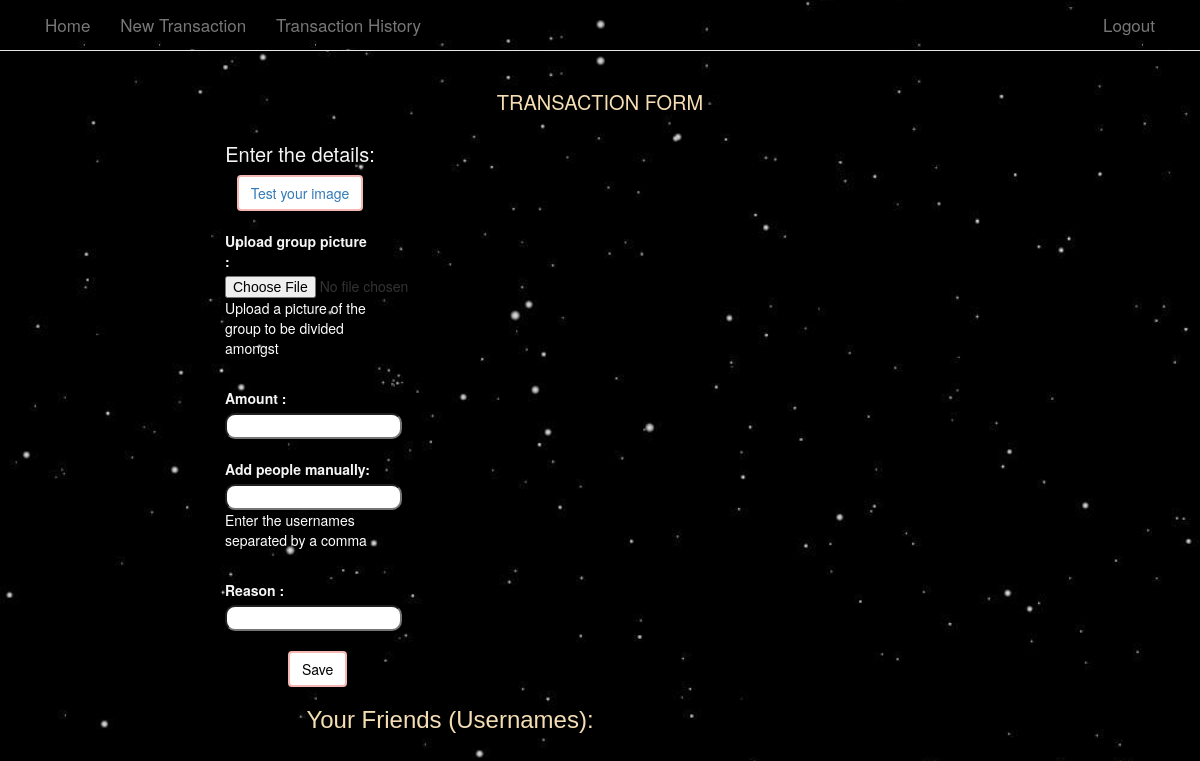
Page /transaction/ (signed in) on the earlier database version.
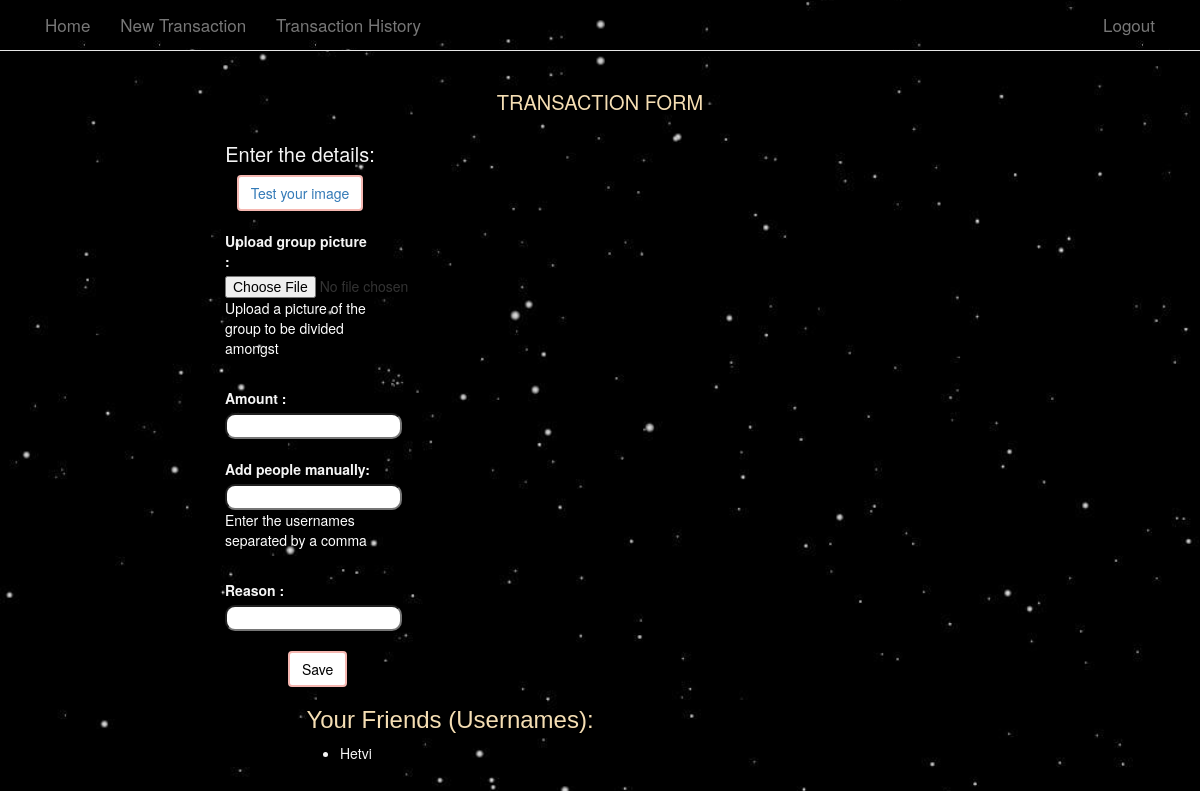
Same page on the later database version.
### webapp/models.py (models this page shows, shortened)
class Transaction_Pairs(models.Model):
    person1=models.CharField(max_length=264)
    person2=models.CharField(max_length=264)
    amount=models.FloatField(null=True)
    grp_pic=models.ImageField(upload_to='profile_pics',blank=True,default= "default.jpg")

### webapp/views.py (the view)
# urls.py: url(r'transaction/$',views.transaction,name='transaction'),
def transaction(request):
    numpeople=0
    amt=0
    progress=False
    ifimage=False
    if request.method == "POST":
        transact_form=TransactionForm(request.POST,request.FILES)
        print(transact_form.errors)
        if transact_form.is_valid():
            reason=request.POST["reason"]
            if 'grp_pic' in request.FILES:
                print("Found grp_pic")
                img=request.FILES['grp_pic']
                ifimage=True
            progress=True
            person1_=request.user.get_username()
            amt=request.POST["amount"]
            amt1=float(amt)
            people=request.POST["people"]
            if ifimage == True:
                user_list=face_rec.compare(img)
            else:
                user_list=[]
            if(request.user.get_username() in user_list):
                user_list.remove(request.user.get_username())
            a=0
            for x in range(0,len(people)):
                if people[x]==',':
                    temp=people[a:x]
                    a=x + 1
                    if(temp not in user_list):
                        user_list.append(temp)
                    temp=""
            if(people[a:] not in user_list):
                user_list.append(people[a:])
            print(user_list)
            numpeople_=len(user_list)+1
            for i in range(1,numpeople_):
                person2_=user_list[i-1]
                contrib=(amt1)/float(numpeople_)
                t_pair_count = Transaction_Pairs.objects.filter(person1=person1_,person2=person2_).count() + Transaction_Pairs.objects.filter(person1=person2_,person2=person1_).count()
                if t_pair_count==1:
                    if Transaction_Pairs.objects.filter(person1=person2_,person2=request.user.get_username()).count()==0:
                        obj=Transaction_Pairs.objects.get(person1=request.user.get_username(),person2=person2_,)
                        flag=1
                    else:
                        obj=Transaction_Pairs.objects.get(person1=person2_,person2=request.user.get_username())
                        flag=0
                    if flag==1:
                        famt1=float(obj.amount)
                    elif flag==0:
                        famt1=-float(obj.amount)
                    amt_=float(obj.amount)
                    if flag==1:
                        amt_+=contrib
                        obj.amount=amt_
                    elif flag==0:
                        famt1+=contrib
                        obj.amount=famt1*(-1.0)
                        if obj.amount<0:
                            temp=obj.person1
                            obj.person1=obj.person2
                            obj.person2=temp
                            obj.amount=famt1
                    if ifimage==True:
                        obj.grp_pic=img
                    obj.save()
                    t_pair_count=0
                elif t_pair_count==0:
                    if ifimage==True:
                        transact=Transaction_Pairs(person1=person1_,person2=person2_,amount=contrib,grp_pic=img)
                        transact.save()
                        t_pair_count=0
                    else:
                        transact=Transaction_Pairs(person1=person1_,person2=person2_,amount=contrib)
                        transact.save()
                        t_pair_count=0
                else:
                    break
                history=Transaction_history(person1=person1_,person2=person2_,reason=reason,amount=contrib)
                history.save()
        return redirect('index')
    else:
        transact_form=TransactionForm()
        datap= Transaction_Pairs.objects.filter(person1=request.user.get_username())
        dataopp= Transaction_Pairs.objects.filter(person2=request.user.get_username())
        return render(request,'transaction.html',{'transact_form':transact_form,'progress':progress,"datap":datap,"dataopp":dataopp})

### webapp/forms.py
class TransactionForm(forms.ModelForm):
    people=forms.CharField(widget=forms.TextInput(attrs={'class':'inputField'}))
    reason=forms.CharField(widget=forms.TextInput(attrs={'class':'inputField'}))
    class Meta():
        model=Transaction_Pairs
        fields=('amount','grp_pic',)

### templates/transaction.html (shortened to what this page needs)
{% extends "base.html" %}
{% load static %}
{% block body_block %}
<link rel="stylesheet" type="text/css" href="{% static 'css/transaction.css' %}"/>
  <body class="bg-img">
        <h1 id="main-header" style="text-align:center; font-size: 20px; color:wheat";>TRANSACTION FORM</h1>
      <div class="left-half">
        <h1 id="body_info" style="text-align:center; font-size: 20px; color:whitesmoke">Enter the details:</h1>
        <center>
        <form enctype="multipart/form-data" method="POST" class="post-form">
          <button id = "save" type='Submit' class="save btn btn-default" ><a href="{% url 'display'  %}  " target ="_blank"> Test your image </a></button>
          </center>
          <div class="form-div">
            <div class="form_content">
                <label for="id_picpeople">Upload group picture :</label>
                {{ transact_form.grp_pic }}
                <p style="color:white">Upload a picture of the group to be divided amongst</p>
            </div>
          </div>
          <div class="form-div">
            <div class="form_content">
                <label for="id_amount">Amount :</label>
                {{ transact_form.amount }}
            </div>
          </div>
          <div class="form-div">
            <div class="form_content">
                <label for="id_people">Add people manually:</label>
                {{ transact_form.people }}
                <p style="color:white">Enter the usernames separated by a comma</p>
            </div>
          </div>
          <div class="form-div">
            <div class="form_content">
                <label for="id_reason">Reason :</label>
                {{ transact_form.reason }}
            </div>
          </div>
          <div class="form-button">
            <button id = "save" type='Submit' class="save btn btn-default">Save</button>
          </div>
      <div class="right-half">
        <h3 class='body_info'>Your Friends (Usernames):</h3>
        <ul>
          {%for i in dataopp%}
          <li id ="friends" fclass='body_info'>{{i.person1}}</li>
          {%endfor%}
        </ul>
      </div>
  </body>
{% endblock %}

Differences in the rows shown:
added Transaction_Pairs: person1 "Hetvi"
